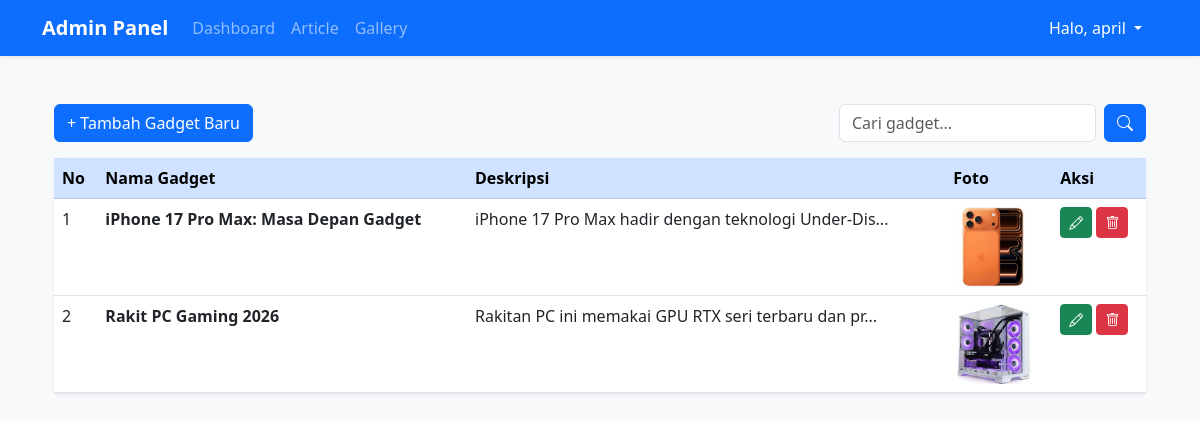
/admin.php?page=article (signed in), run on the app's committed database.
### tables this page shows
CREATE TABLE `article` (
  `id` int(11) NOT NULL,
  `judul` text DEFAULT NULL,
  `isi` text DEFAULT NULL,
  `gambar` text DEFAULT NULL,
  `tanggal` date DEFAULT NULL,
  `username` varchar(50) DEFAULT NULL
);

### article.php (the view)
<?php
include "connect.php";
$sql = "SELECT * FROM article ORDER BY tanggal DESC";
$query = mysqli_query($conn, $sql);
?>
<div class="container-fluid mt-4">
    <div class="d-flex justify-content-between mb-3">
        <button class="btn btn-primary">+ Tambah Gadget Baru</button>
        <div class="d-flex">
            <input type="text" class="form-control me-2" placeholder="Cari gadget...">
            <button class="btn btn-primary"><i class="bi bi-search"></i></button>
        </div>
    </div>
    <table class="table table-hover bg-white shadow-sm rounded">
        <thead class="table-primary">
            <tr>
                <th>No</th>
                <th>Nama Gadget</th> <th>Deskripsi</th>  <th>Foto</th>       <th>Aksi</th>
            </tr>
        </thead>
        <tbody>
            <?php
            $no = 1;
            while($row = mysqli_fetch_assoc($query)):
            ?>
            <tr>
                <td><?= $no++; ?></td>
                <td><b><?= $row['judul']; ?></b></td> <td><?= substr($row['isi'], 0, 50); ?>...</td> <td>
                    <img src="img/<?= $row['gambar']; ?>" width="80" class="rounded">
                </td>
                <td>
                    <button class="btn btn-success btn-sm"><i class="bi bi-pencil"></i></button>
                    <button class="btn btn-danger btn-sm"><i class="bi bi-trash"></i></button>
                </td>
            </tr>
            <?php endwhile; ?>
        </tbody>
    </table>
</div>

### data on the page
article: judul "iPhone 17 Pro Max: Masa Depan Gadget", isi "iPhone 17 Pro Max hadir dengan teknologi Under-Dis", gambar (picture)
article: judul "Rakit PC Gaming 2026", isi "Rakitan PC ini memakai GPU RTX seri terbaru dan pr", gambar (picture)

### other printed values
$_SESSION['username'] "april"
